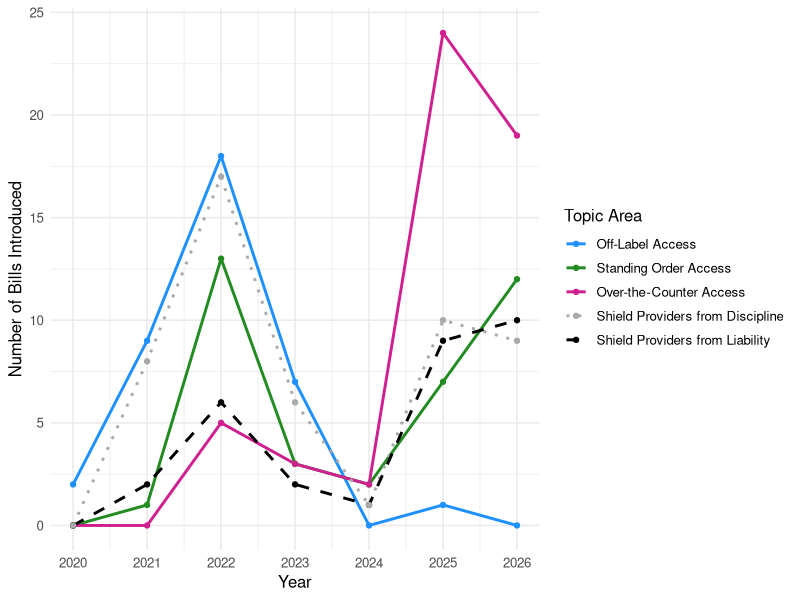
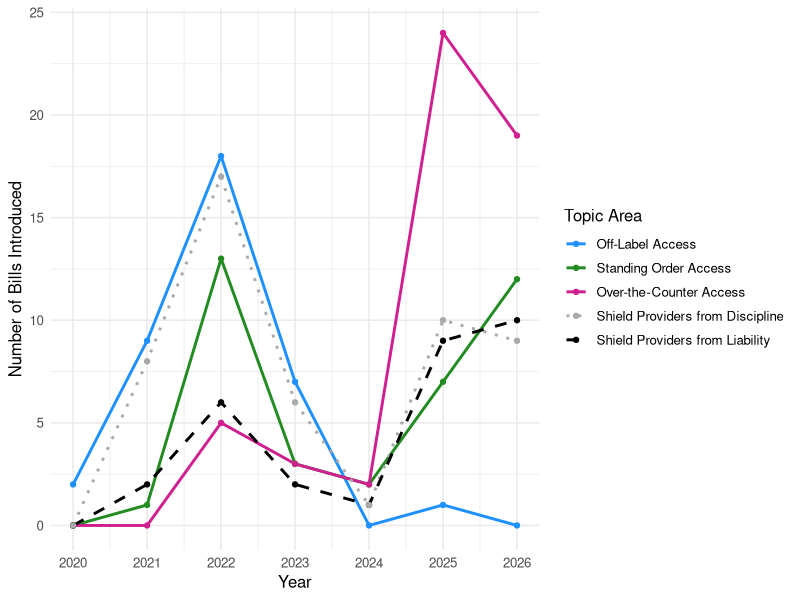

The R script that drew these images, in order:
################################################################################
#                                                                              #
# PROJECT: Changes in the scope & intent of US state legislation on ivermectin #
#          and pharmacy dispensing trends, 2020–2026                           #                                                                           #
# CODED BY: Jessica Ibiebele                                                   #
# DATE: Jan 21, 2026 (Updated: October 13, 2026)                               #
#                                                                              #
################################################################################

## Manuscript Figure 1: Annual counts of bills introduced (January 2020 to 
## September 2026) by legislative objective: off-label access, standing order access, 
## over-the-counter access, and provider liability/disciplinary protections. 

# Load packages
library(ggplot2)
library(tidyverse)
library(readxl)

# Load data
fig_1 <- read_xlsx('Data_Figure_1.xlsx')

# Data manipulation 
fig_1$Topic <- factor(
  fig_1$Topic,
  levels = c("Off-Label Access", 
             "Standing Order Access", 
             "Over-the-Counter Access",
             "Shield Providers from Discipline",
             "Shield Providers from Liability")
)


# Create plot
ggplot(fig_1, aes(
  x = Year,
  y = bill_count,
  color = Topic,
  linetype = Topic
)) +
  geom_line(size = 1) +
  scale_color_manual(
    values = c(
      "Shield Providers from Liability" = "black",
      "Shield Providers from Discipline" = "darkgray",
      "Off-Label Access" = "dodgerblue",
      "Over-the-Counter Access" = "violetred",
      "Standing Order Access" = "forestgreen"
    )
  ) + 
  geom_point() +
  scale_linetype_manual(
    values = c(
      "Shield Providers from Liability" = "dashed",
      "Shield Providers from Discipline" = "dotted",
      "Off-Label Access" = "solid",
      "Over-the-Counter Access" = "solid",
      "Standing Order Access" = "solid"
    )
  ) +
  labs(
    x = "Year",
    y = "Number of Bills Introduced",
    color = "Topic Area",
    linetype = "Topic Area"
  ) +
  scale_x_continuous(
    breaks = 2020:2026,
    labels = c("2020", "2021", "2022", "2023", "2024", "2025", "2026")
  ) +
  theme_minimal(base_size = 12)

# Save plot
ggsave(
  filename = "figure1.png",
  plot = last_plot(),
  width = 7,
  height = 5,
  units = "in",
  dpi = 300
)
